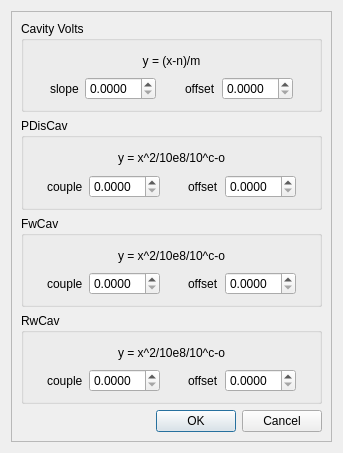
<?xml version="1.0" encoding="UTF-8"?>
<ui version="4.0">
 <class>facadeAdjustments</class>
 <widget class="TaurusWidget" name="facadeAdjustments">
  <property name="geometry">
   <rect>
    <x>0</x>
    <y>0</y>
    <width>343</width>
    <height>453</height>
   </rect>
  </property>
  <property name="windowTitle">
   <string>Form</string>
  </property>
  <layout class="QGridLayout" name="gridLayout_4">
   <item row="0" column="0">
    <widget class="QScrollArea" name="scrollArea">
     <property name="widgetResizable">
      <bool>true</bool>
     </property>
     <widget class="QWidget" name="scrollAreaWidgetContents">
      <property name="geometry">
       <rect>
        <x>0</x>
        <y>0</y>
        <width>329</width>
        <height>439</height>
       </rect>
      </property>
      <layout class="QGridLayout" name="gridLayout">
       <item row="4" column="0">
        <widget class="QDialogButtonBox" name="buttonBox">
         <property name="standardButtons">
          <set>QDialogButtonBox::Cancel|QDialogButtonBox::Ok</set>
         </property>
        </widget>
       </item>
       <item row="1" column="0">
        <widget class="QGroupBox" name="PDIsCav">
         <property name="title">
          <string>PDisCav</string>
         </property>
         <layout class="QGridLayout" name="gridLayout_5">
          <item row="1" column="4">
           <widget class="QLabel" name="PDIsCavOLabel">
            <property name="text">
             <string>offset</string>
            </property>
           </widget>
          </item>
          <item row="1" column="6">
           <spacer name="PDIsCavRightSpacer">
            <property name="orientation">
             <enum>Qt::Horizontal</enum>
            </property>
            <property name="sizeHint" stdset="0">
             <size>
              <width>21</width>
              <height>20</height>
             </size>
            </property>
           </spacer>
          </item>
          <item row="1" column="1">
           <widget class="QLabel" name="PDIsCavCLabel">
            <property name="text">
             <string>couple</string>
            </property>
           </widget>
          </item>
          <item row="1" column="2">
           <widget class="QDoubleSpinBox" name="PDIsCavCValue">
            <property name="decimals">
             <number>4</number>
            </property>
            <property name="singleStep">
             <double>0.000100000000000</double>
            </property>
           </widget>
          </item>
          <item row="1" column="5">
           <widget class="QDoubleSpinBox" name="PDIsCavOValue">
            <property name="decimals">
             <number>4</number>
            </property>
            <property name="singleStep">
             <double>0.000100000000000</double>
            </property>
           </widget>
          </item>
          <item row="1" column="0">
           <spacer name="PDIsCavLeftSpacer">
            <property name="orientation">
             <enum>Qt::Horizontal</enum>
            </property>
            <property name="sizeHint" stdset="0">
             <size>
              <width>21</width>
              <height>20</height>
             </size>
            </property>
           </spacer>
          </item>
          <item row="1" column="3">
           <spacer name="PDIsCavCentralSpacer">
            <property name="orientation">
             <enum>Qt::Horizontal</enum>
            </property>
            <property name="sizeHint" stdset="0">
             <size>
              <width>22</width>
              <height>20</height>
             </size>
            </property>
           </spacer>
          </item>
          <item row="0" column="1" colspan="5">
           <widget class="QLabel" name="PDIsCavFormula">
            <property name="text">
             <string>y = x^2/10e8/10^c-o</string>
            </property>
            <property name="alignment">
             <set>Qt::AlignCenter</set>
            </property>
           </widget>
          </item>
         </layout>
        </widget>
       </item>
       <item row="2" column="0">
        <widget class="QGroupBox" name="FwCav">
         <property name="title">
          <string>FwCav</string>
         </property>
         <layout class="QGridLayout" name="gridLayout_6">
          <item row="1" column="4">
           <widget class="QLabel" name="FwCavOLabel">
            <property name="text">
             <string>offset</string>
            </property>
           </widget>
          </item>
          <item row="1" column="0">
           <spacer name="FwCavLeftSpacer">
            <property name="orientation">
             <enum>Qt::Horizontal</enum>
            </property>
            <property name="sizeHint" stdset="0">
             <size>
              <width>21</width>
              <height>20</height>
             </size>
            </property>
           </spacer>
          </item>
          <item row="1" column="1">
           <widget class="QLabel" name="FwCavCLabel">
            <property name="text">
             <string>couple</string>
            </property>
           </widget>
          </item>
          <item row="1" column="6">
           <spacer name="FwCavRightSpacer">
            <property name="orientation">
             <enum>Qt::Horizontal</enum>
            </property>
            <property name="sizeHint" stdset="0">
             <size>
              <width>21</width>
              <height>20</height>
             </size>
            </property>
           </spacer>
          </item>
          <item row="1" column="5">
           <widget class="QDoubleSpinBox" name="FwCavOValue">
            <property name="decimals">
             <number>4</number>
            </property>
            <property name="singleStep">
             <double>0.000100000000000</double>
            </property>
           </widget>
          </item>
          <item row="1" column="2">
           <widget class="QDoubleSpinBox" name="FwCavCValue">
            <property name="decimals">
             <number>4</number>
            </property>
            <property name="singleStep">
             <double>0.000100000000000</double>
            </property>
           </widget>
          </item>
          <item row="1" column="3">
           <spacer name="FwCavCentralSpacer">
            <property name="orientation">
             <enum>Qt::Horizontal</enum>
            </property>
            <property name="sizeHint" stdset="0">
             <size>
              <width>22</width>
              <height>20</height>
             </size>
            </property>
           </spacer>
          </item>
          <item row="0" column="1" colspan="5">
           <widget class="QLabel" name="FwCavFormula">
            <property name="text">
             <string>y = x^2/10e8/10^c-o</string>
            </property>
            <property name="alignment">
             <set>Qt::AlignCenter</set>
            </property>
           </widget>
          </item>
         </layout>
        </widget>
       </item>
       <item row="0" column="0">
        <widget class="QGroupBox" name="cavityVolts">
         <property name="title">
          <string>Cavity Volts</string>
         </property>
         <layout class="QGridLayout" name="gridLayout_2">
          <item row="1" column="6">
           <spacer name="cavityVoltsRightSpacer">
            <property name="orientation">
             <enum>Qt::Horizontal</enum>
            </property>
            <property name="sizeHint" stdset="0">
             <size>
              <width>40</width>
              <height>20</height>
             </size>
            </property>
           </spacer>
          </item>
          <item row="1" column="3">
           <spacer name="cavityVoltsCentralSpacer">
            <property name="orientation">
             <enum>Qt::Horizontal</enum>
            </property>
            <property name="sizeHint" stdset="0">
             <size>
              <width>40</width>
              <height>20</height>
             </size>
            </property>
           </spacer>
          </item>
          <item row="1" column="2">
           <widget class="QDoubleSpinBox" name="cavityVoltsMValue">
            <property name="decimals">
             <number>4</number>
            </property>
            <property name="singleStep">
             <double>0.000100000000000</double>
            </property>
           </widget>
          </item>
          <item row="1" column="5">
           <widget class="QDoubleSpinBox" name="cavityVoltsNValue">
            <property name="decimals">
             <number>4</number>
            </property>
            <property name="singleStep">
             <double>0.000100000000000</double>
            </property>
           </widget>
          </item>
          <item row="1" column="4">
           <widget class="QLabel" name="cavityVoltsNLabel">
            <property name="text">
             <string>offset</string>
            </property>
           </widget>
          </item>
          <item row="1" column="1">
           <widget class="QLabel" name="cavityVoltsMLabel">
            <property name="text">
             <string>slope</string>
            </property>
           </widget>
          </item>
          <item row="1" column="0">
           <spacer name="cavityVoltsLeftSpacer">
            <property name="orientation">
             <enum>Qt::Horizontal</enum>
            </property>
            <property name="sizeHint" stdset="0">
             <size>
              <width>40</width>
              <height>20</height>
             </size>
            </property>
           </spacer>
          </item>
          <item row="0" column="1" colspan="5">
           <widget class="QLabel" name="cavityVoltsFormula">
            <property name="text">
             <string>y = (x-n)/m</string>
            </property>
            <property name="alignment">
             <set>Qt::AlignCenter</set>
            </property>
           </widget>
          </item>
         </layout>
        </widget>
       </item>
       <item row="3" column="0">
        <widget class="QGroupBox" name="RvCav">
         <property name="title">
          <string>RwCav</string>
         </property>
         <layout class="QGridLayout" name="gridLayout_7">
          <item row="1" column="3">
           <spacer name="RvCavCentralSpacer">
            <property name="orientation">
             <enum>Qt::Horizontal</enum>
            </property>
            <property name="sizeHint" stdset="0">
             <size>
              <width>22</width>
              <height>20</height>
             </size>
            </property>
           </spacer>
          </item>
          <item row="1" column="1">
           <widget class="QLabel" name="RvCavCLabel">
            <property name="text">
             <string>couple</string>
            </property>
           </widget>
          </item>
          <item row="1" column="2">
           <widget class="QDoubleSpinBox" name="RvCavCValue">
            <property name="decimals">
             <number>4</number>
            </property>
            <property name="singleStep">
             <double>0.000100000000000</double>
            </property>
           </widget>
          </item>
          <item row="1" column="0">
           <spacer name="RvCavLeftSpacer">
            <property name="orientation">
             <enum>Qt::Horizontal</enum>
            </property>
            <property name="sizeHint" stdset="0">
             <size>
              <width>21</width>
              <height>20</height>
             </size>
            </property>
           </spacer>
          </item>
          <item row="1" column="4">
           <widget class="QLabel" name="RvCavOLabel">
            <property name="text">
             <string>offset</string>
            </property>
           </widget>
          </item>
          <item row="1" column="6">
           <spacer name="RvCavRightSpacer">
            <property name="orientation">
             <enum>Qt::Horizontal</enum>
            </property>
            <property name="sizeHint" stdset="0">
             <size>
              <width>21</width>
              <height>20</height>
             </size>
            </property>
           </spacer>
          </item>
          <item row="1" column="5">
           <widget class="QDoubleSpinBox" name="RvCavOValue">
            <property name="decimals">
             <number>4</number>
            </property>
            <property name="singleStep">
             <double>0.000100000000000</double>
            </property>
           </widget>
          </item>
          <item row="0" column="1" colspan="5">
           <widget class="QLabel" name="RvCavFormula">
            <property name="text">
             <string>y = x^2/10e8/10^c-o</string>
            </property>
            <property name="alignment">
             <set>Qt::AlignCenter</set>
            </property>
           </widget>
          </item>
         </layout>
        </widget>
       </item>
      </layout>
     </widget>
    </widget>
   </item>
  </layout>
 </widget>
 <customwidgets>
  <customwidget>
   <class>TaurusWidget</class>
   <extends>QWidget</extends>
   <header>taurus.qt.qtgui.container</header>
   <container>1</container>
  </customwidget>
 </customwidgets>
 <tabstops>
  <tabstop>cavityVoltsMValue</tabstop>
  <tabstop>cavityVoltsNValue</tabstop>
  <tabstop>buttonBox</tabstop>
 </tabstops>
 <resources/>
 <connections/>
</ui>
